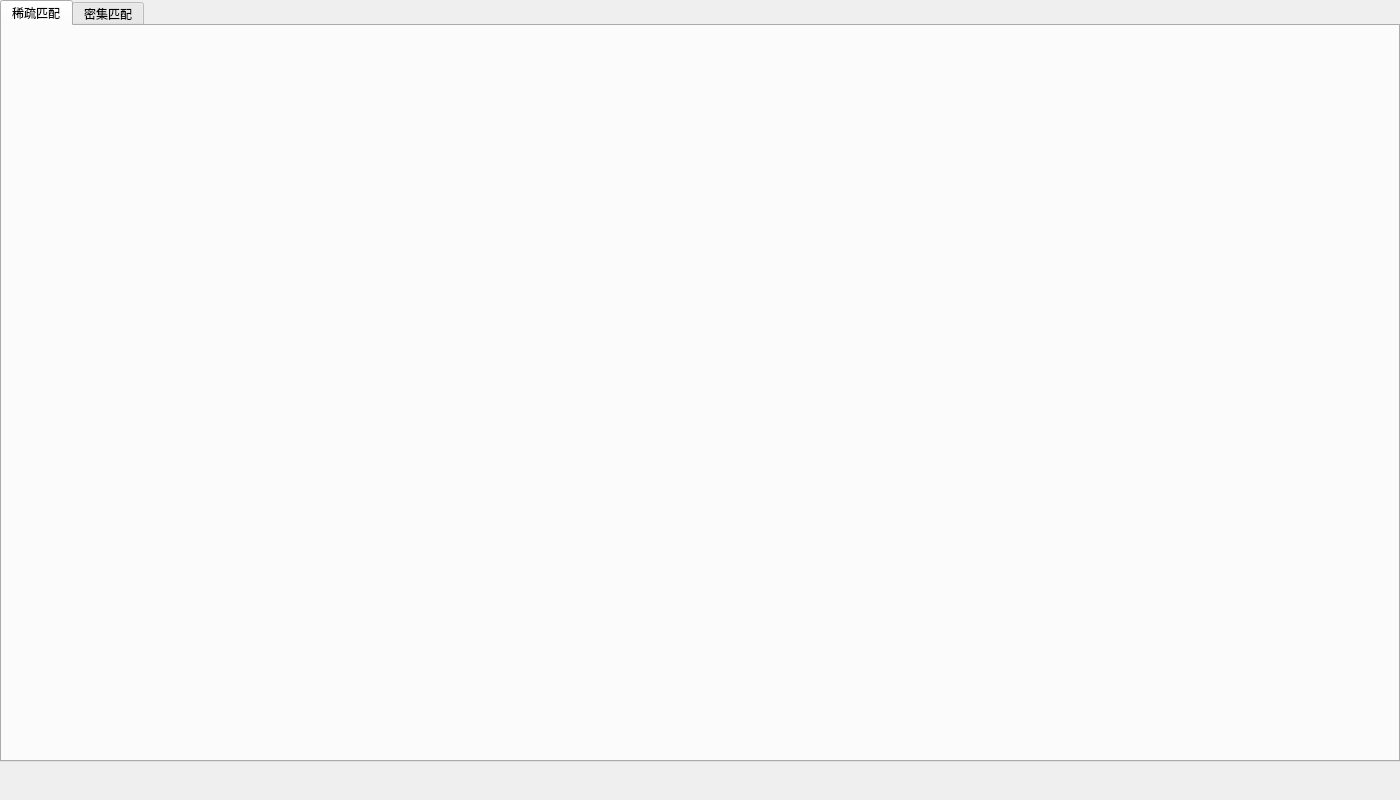
<?xml version="1.0" encoding="UTF-8"?>
<ui version="4.0">
 <class>MatchViewerDialog</class>
 <widget class="QDialog" name="MatchViewerDialog">
  <property name="geometry">
   <rect>
    <x>0</x>
    <y>0</y>
    <width>1400</width>
    <height>800</height>
   </rect>
  </property>
  <layout class="QVBoxLayout" name="mainLayout">
   <property name="spacing">
    <number>0</number>
   </property>
   <property name="leftMargin">
    <number>0</number>
   </property>
   <property name="topMargin">
    <number>0</number>
   </property>
   <property name="rightMargin">
    <number>0</number>
   </property>
   <property name="bottomMargin">
    <number>0</number>
   </property>
   <item>
    <widget class="QTabWidget" name="m_tabWidget">
     <property name="currentIndex">
      <number>0</number>
     </property>
     <widget class="QWidget" name="m_sparseTab">
      <attribute name="title">
       <string>稀疏匹配</string>
      </attribute>
      <layout class="QVBoxLayout" name="sparseLayout">
       <property name="leftMargin">
        <number>0</number>
       </property>
       <property name="topMargin">
        <number>0</number>
       </property>
       <property name="rightMargin">
        <number>0</number>
       </property>
       <property name="bottomMargin">
        <number>0</number>
       </property>
      </layout>
     </widget>
     <widget class="QWidget" name="m_denseTab">
      <attribute name="title">
       <string>密集匹配</string>
      </attribute>
     </widget>
    </widget>
   </item>
   <item>
    <widget class="QWidget" name="statusWidget">
     <layout class="QHBoxLayout" name="statusLayout">
      <item>
       <widget class="QLabel" name="m_statusLabel">
        <property name="text">
         <string/>
        </property>
       </widget>
      </item>
      <item>
       <spacer name="statusSpacer">
        <property name="orientation">
         <enum>Qt::Horizontal</enum>
        </property>
        <property name="sizeHint" stdset="0">
         <size>
          <width>40</width>
          <height>20</height>
         </size>
        </property>
       </spacer>
      </item>
     </layout>
    </widget>
   </item>
  </layout>
 </widget>
 <resources/>
 <connections/>
</ui>
